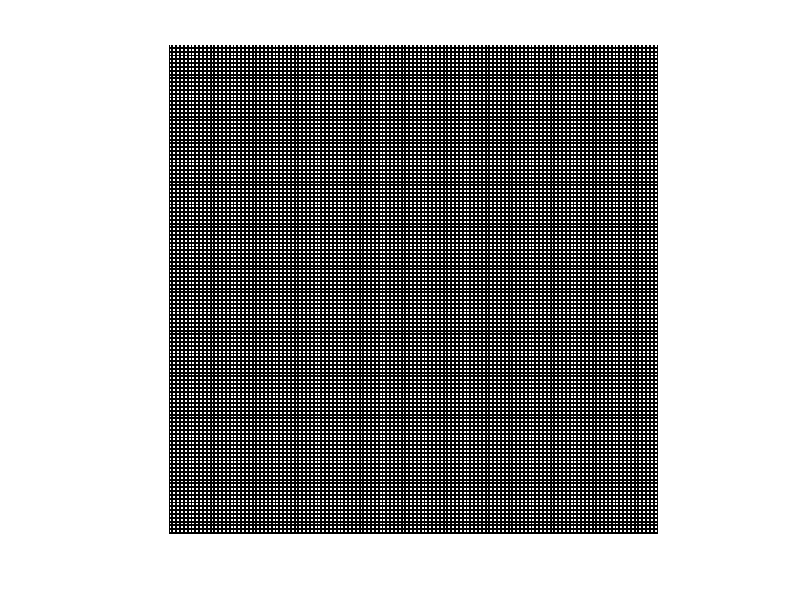

Write the MATLAB code that produced this figure.
close all;
clear all;

size = 256;

img = zeros(size, size, 3);
%% siatka
for row = 1:2:size
   for col = 1:2:size
       
       img(row,col,:) = 255;
   end
end
figure();
imshow(img);
finalMat = img;
imwrite(finalMat,['siatka', num2str(size),'.bmp'],'bmp');